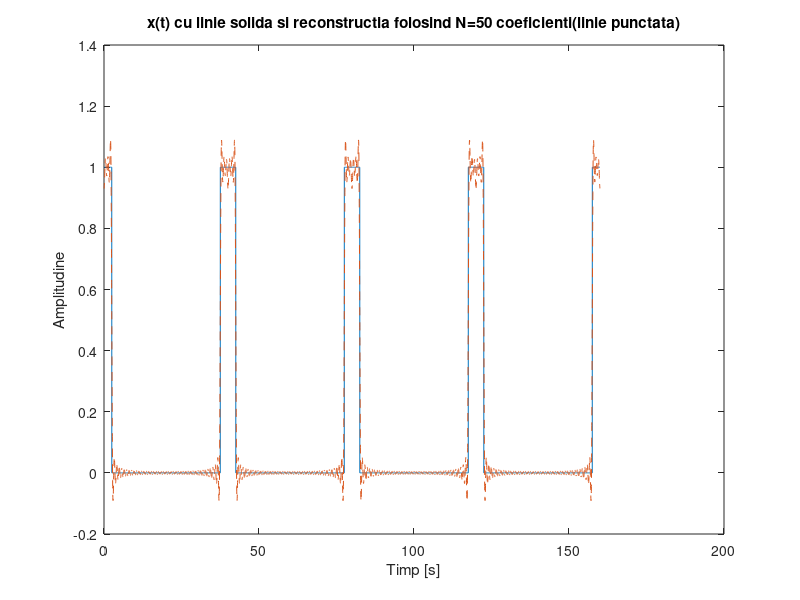
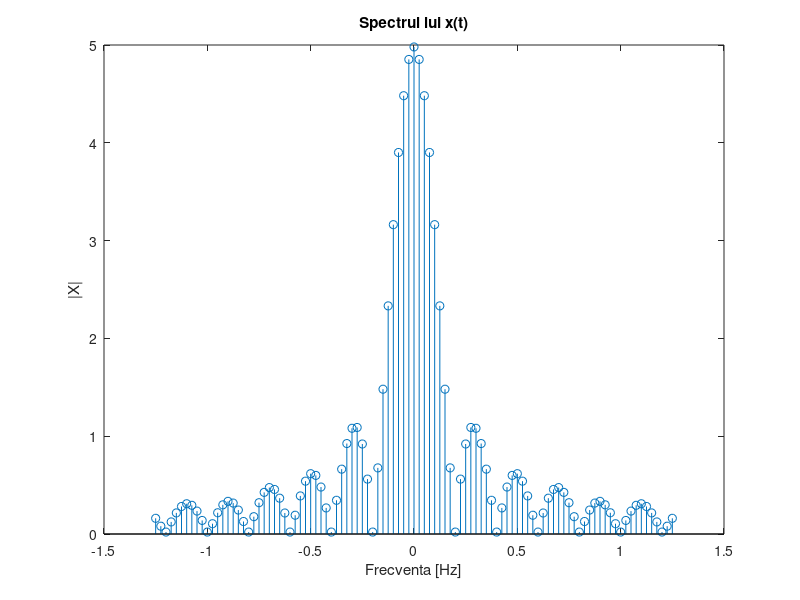

Here is the MATLAB script that generated these plots, in order:
% Semnal dreptungiular
N = 50; % numarul de coeficienti
D = 5; % durata
P = 40; % perioada
F=1/P; % frecventa 
w0=2*pi/P; % pulsatia
t=0:0.02:P-0.02; % timpul pe care calculam integrala (o perioada); 
                 % rezolutia temporala trebuie sa fie de 2 ori mai mica decat perioada semnalului (teorema esantionarii);
k=-N/2:N/2;%reprezinta un vector cu elemente de la -N/2 la N/2 avand pasul 1
Xk=(1./(-j*k*2*pi)).*(exp(-j*k*w0*D)-1).*exp(j*k*w0*D/2)% sir care contine
 %valorile coeficientilor Xk, pentru toate valorile vectorului k
 %expresia de calcul a coeficientilor a fost dedusa manual
Xk(find(k==0))=D/P;%asociaza coeficientului pentru care k=0 valoarea mediei
 %pe o perioada a semnalului

x = zeros(1,size(t,2)); % initializarea lui x cu zerouri
x(t<=D/2) =1; % de la 0 la D/2 x are valoarea 1
x(t>P-D/2) =1; % de la D/2 la P x are valoarea 1
t_4perioade = 0:0.02:4*P-0.02; % vectorul timp pentru reprezentarea pe 4 perioade
x_4perioade = repmat(x,1,4); % vectorul x pentru reprezentarea pe 4 perioade
   
% Integrala numerica prin functia trapz
for k = -N:N
    x_temp = x;
    x_temp = x_temp.*exp(-j*k*w0*t); % vectorul inmultit cu termenul corespunzator
    X(k+51) = trapz(t,x_temp); % trapz calculeaza integrala prin metoda trapezului 
    %(imparte suprafata in forme trapezoidale pentru a calcula mai usor aria)
end

x_refacut(1:length(t)) = 0; % initializarea semnalului reconstruit cu N puncte

% Reconstructia lui x(t) folosind N coeficienti
for i = 1:length(t);
    for k = -N:N
     x_refacut(i) = x_refacut(i) + (1/P)*X(k+N+1)*exp(j*k*w0*t(i));
    end
end

figure(1);
plot(t_4perioade,x_4perioade); % afisarea lui x(t)
title('x(t) cu linie solida si reconstructia folosind N=50 coeficienti(linie punctata)');
hold on
x_refacut_4perioade = repmat(x_refacut,1,4); % generarea lui x reconstruit pentru 4 perioade
plot(t_4perioade,x_refacut_4perioade,'--'); % afisarea lui x reconstruit pentru 4 perioade
xlabel('Timp [s]');
ylabel('Amplitudine');

f = -N*F:F:N*F; % generarea vectorului de frecvente
figure(2);
stem(f,abs(X)); % afisarea lui X
title('Spectrul lui x(t)');
xlabel('Frecventa [Hz]');
ylabel('|X|');

%%
% Pe baza celor invatate la cursul de SS pot spune ca orice semnal periodic
% poate fi aproximat printr-o suma infinita de sinusuri si cosinusuri de
% diferite frecvente, fiecare avand un anumit coeficient. Acesti
% coeficineti reprezinta spectrul de amplitudini pentru anumite frecvente.
% Semnalul reconstruit nu este identic cu cel initial deoarece s-au folosit
% doar N coeficienti, care au componente in spectrul de amplitudini mai
% mari decat o valoare limita sub care toate celelalte componente se
% neglijeaza.